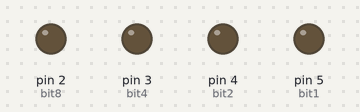
The sketch below on a simulated Arduino Uno, built with avr-gcc and run on an emulated ATmega328P. Parts: output pins drawn as LEDs (lit = HIGH).

Above: at 0.5 s.
At 2.5 s:
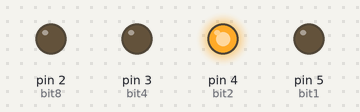
At 4.5 s:
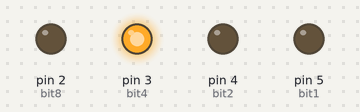
At 9.5 s:
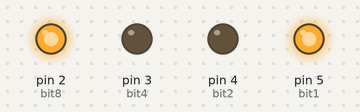
At 14.5 s:
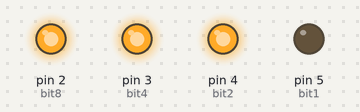
At 19.5 s:
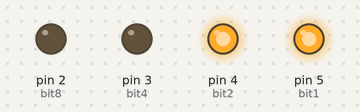
Timing chart, 0 to 20.8 s (numbered marks = the images above):
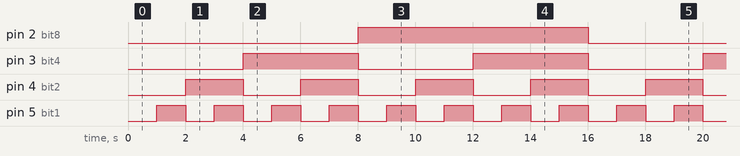

Measured:
- by itself, pin 2 (bit8): alternates HIGH for 8.0 s and LOW for 8.0 s
- by itself, pin 3 (bit4): alternates HIGH for 4.0 s and LOW for 4.0 s
- by itself, pin 4 (bit2): alternates HIGH for 2.0 s and LOW for 2.0 s
- by itself, pin 5 (bit1): alternates HIGH for 1.0 s and LOW for 1.0 s

The sketch:

6bitBinCounter_v0.4.ino
```cpp
int bit8=2;
int bit4=3;
int bit2=4;
int bit1=5;
int delayTime=100;
int k=0;

void setup() {
  // put your setup code here, to run once:
  //Initiate Serial communication.
  Serial.begin(9600);
pinMode(bit1,OUTPUT);
pinMode(bit2,OUTPUT);
pinMode(bit4,OUTPUT);
pinMode(bit8,OUTPUT);
}

void loop() {
  // put your main code here, to run repeatedly:
  for(k=0;k<16;k++) {
    resetOutput();
    calcBin(k);
    delay(1000);
  }
}

void resetOutput(){
  digitalWrite(bit1,LOW);
  digitalWrite(bit2,LOW);
  digitalWrite(bit4,LOW);
  digitalWrite(bit8,LOW);
}

void setBit(int bitNum){
  if (bitNum == 8) {
     digitalWrite(bit8,HIGH);
  }
  if (bitNum == 4) {
     digitalWrite(bit4,HIGH);
  }
  if (bitNum == 2) {
     digitalWrite(bit2,HIGH);
  }
  if (bitNum == 1) {
     digitalWrite(bit1,HIGH);
  }
}

void calcBin(int inputNumber){
  int a[10];
  int i=0;
  int j=0;
  for(i=0;inputNumber>0; i++) {
   a[i] = inputNumber % 2;
   inputNumber = inputNumber / 2;
  }
  for(j = i - 1; j >= 0; j--)  {
    if (j == 3) {
      if (a[j] == 1) {
        setBit(8);
      }
    }
    if (j == 2) {
      if (a[j] == 1) {
        setBit(4);
      }
    }
    if (j == 1) {
      if (a[j] == 1) {
        setBit(2);
      }
    }
    if (j == 0) {
      if (a[j] == 1) {
        setBit(1);
      }
    }
  }
}
```
